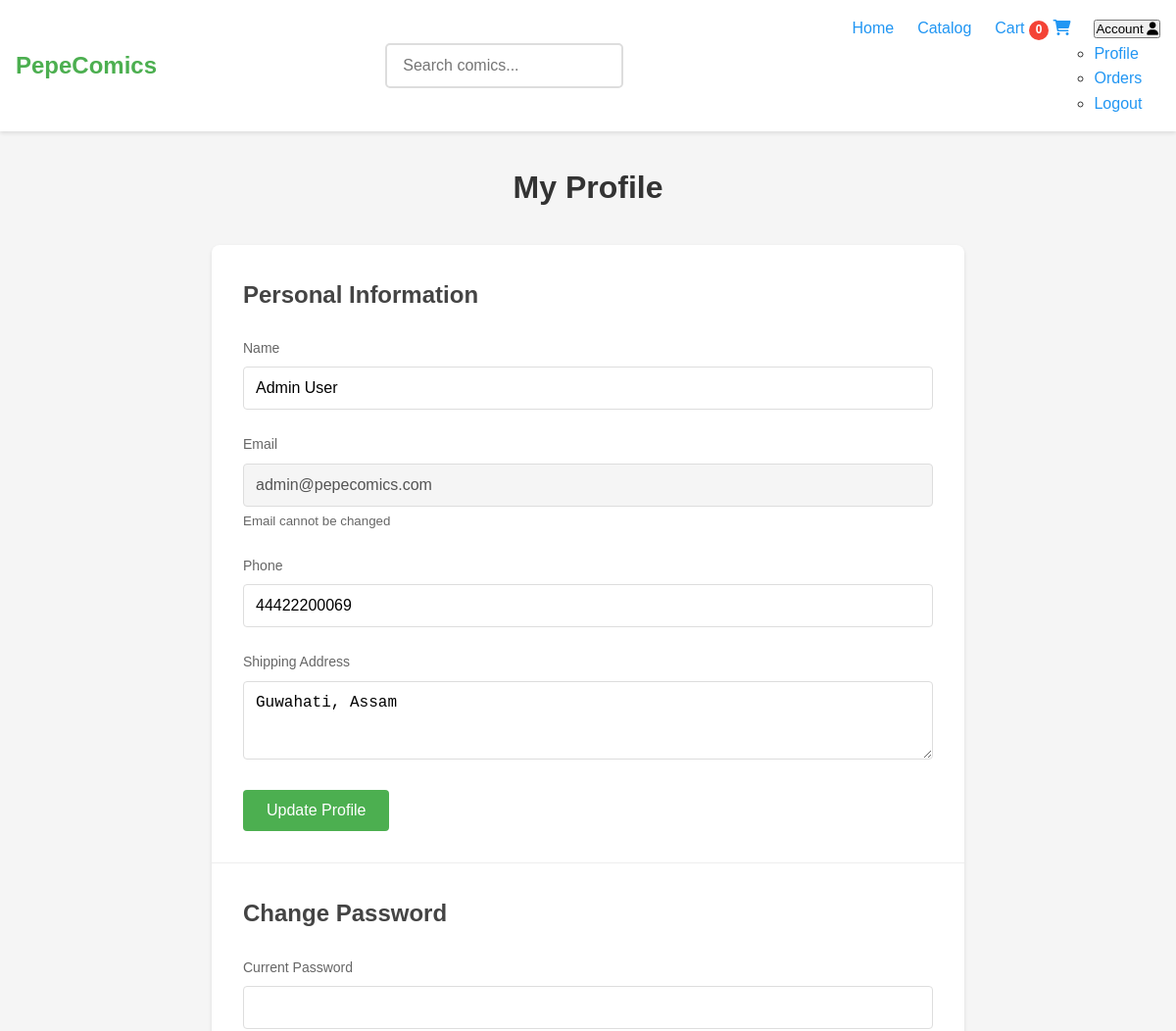
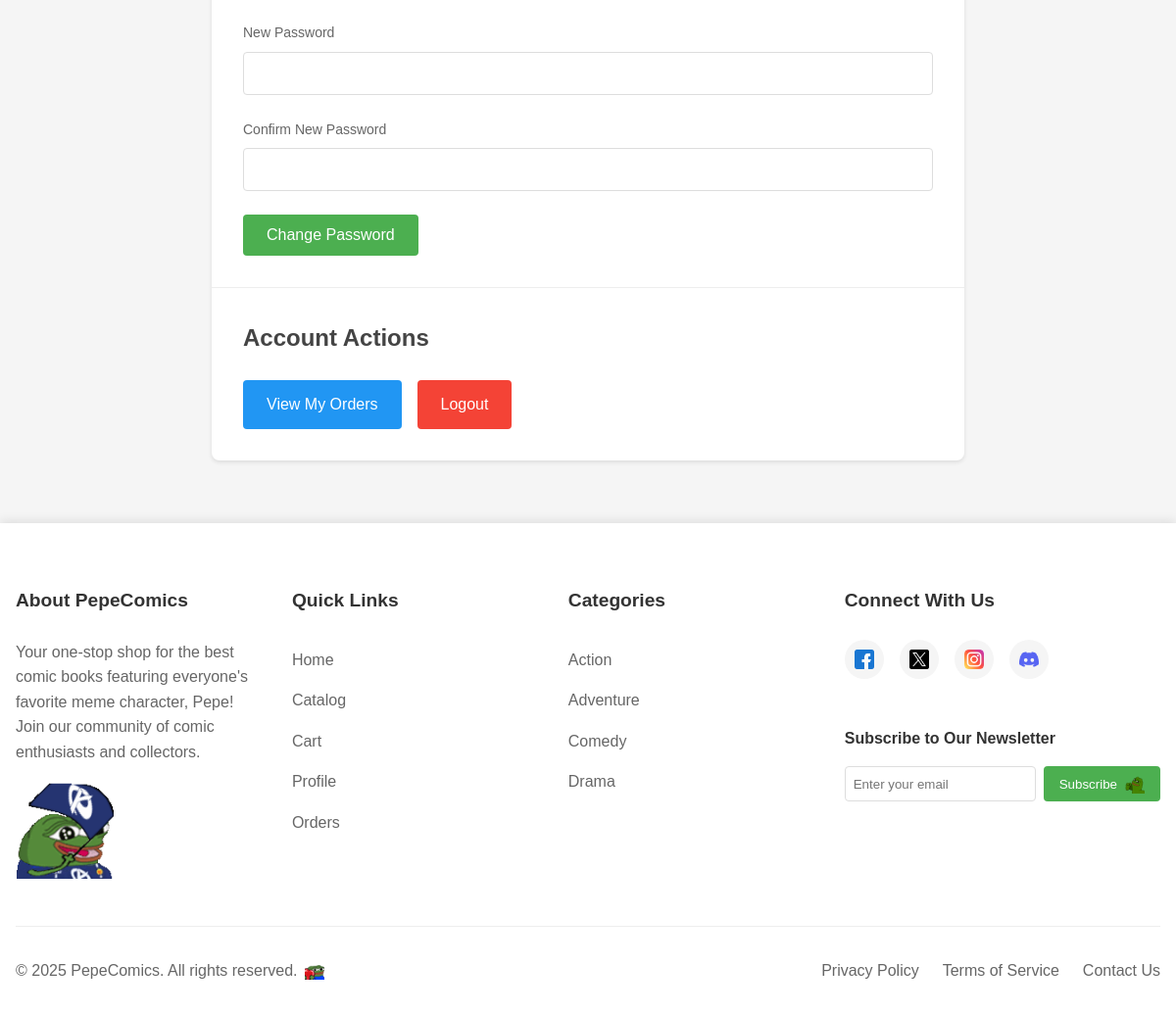
The app's page /php/views/profile.php (signed in) with its own data (2 pictures, top to bottom).
### tables this page shows
CREATE TABLE users (
    user_id INT AUTO_INCREMENT PRIMARY KEY,
    name VARCHAR(100) NOT NULL,
    email VARCHAR(100) UNIQUE NOT NULL,
    phone VARCHAR(15),
    address TEXT,
    password_hash VARCHAR(255) NOT NULL,
    is_admin BOOLEAN DEFAULT FALSE
);

### php/models/User.php (called while the page is built, shortened)
<?php
class User {
    private $pdo;
    public function __construct($pdo) {
        $this->pdo = $pdo;
    }
    public function getUserById($userId) {
        $stmt = $this->pdo->prepare('SELECT * FROM users WHERE user_id = :user_id');
        $stmt->execute(['user_id' => $userId]);
        return $stmt->fetch();
    }
}

### php/views/profile.php (the view, shortened to what this page needs)
<?php
require_once __DIR__ . '/../db.php';
require_once __DIR__ . '/../models/User.php';
$userModel = new User($pdo);
$user = $userModel->getUserById($_SESSION['user_id']);
require_once 'header.php';
?>
<div class="profile-container">
    <h1 class="profile-title">My Profile</h1>
    <div class="profile-content">
        <div class="profile-section">
            <h2>Personal Information</h2>
            <form action="/pepecomics/php/controllers/auth.php?action=update_profile" method="POST" class="profile-form">
                <div class="form-group">
                    <label for="name">Name</label>
                    <input type="text" id="name" name="name" value="<?= htmlspecialchars($user['name']) ?>" required>
                </div>
                <div class="form-group">
                    <label for="email">Email</label>
                    <input type="email" id="email" value="<?= htmlspecialchars($user['email']) ?>" disabled>
                    <small>Email cannot be changed</small>
                </div>
                <div class="form-group">
                    <label for="phone">Phone</label>
                    <input type="tel" id="phone" name="phone" value="<?= htmlspecialchars($user['phone'] ?? '') ?>">
                </div>
                <div class="form-group">
                    <label for="address">Shipping Address</label>
                    <textarea id="address" name="address" rows="3"><?= htmlspecialchars($user['address'] ?? '') ?></textarea>
                </div>
                <button type="submit" class="btn btn-primary">Update Profile</button>
            </form>
        </div>
        <div class="profile-section">
            <h2>Change Password</h2>
            <form action="/pepecomics/php/controllers/auth.php?action=change_password" method="POST" class="profile-form" id="password-form">
                <div class="form-group">
                    <label for="current_password">Current Password</label>
                    <input type="password" id="current_password" name="current_password" required>
                </div>
                <div class="form-group">
                    <label for="new_password">New Password</label>
                    <input type="password" id="new_password" name="new_password" required>
                </div>
                <div class="form-group">
                    <label for="confirm_password">Confirm New Password</label>
                    <input type="password" id="confirm_password" name="confirm_password" required>
                </div>
                <button type="submit" class="btn btn-primary">Change Password</button>
            </form>
        </div>
        <div class="profile-section">
            <h2>Account Actions</h2>
            <div class="account-actions">
                <a href="/pepecomics/php/views/orders.php" class="btn btn-secondary">View My Orders</a>
                <a href="/pepecomics/php/controllers/auth.php?action=logout" class="btn btn-danger">Logout</a>
            </div>
        </div>
    </div>
</div>
<?php require_once 'footer.php'; ?>

### css/main.css (style rules this page uses)
* { margin: 0; padding: 0; box-sizing: border-box; }
:root { --primary-color: #4CAF50; --secondary-color: #2196F3; --accent-color: #FF9800; --text-color: #333; --light-gray: #f5f5f5; --dark-gray: #666; --error-color: #f44336; --success-color: #4CAF50; --border-radius: 4px; --box-shadow: 0 2px 4px rgba(0, 0, 0, 0.1); }
body { font-family: 'Arial', sans-serif; line-height: 1.6; color: var(--text-color); background-color: var(--light-gray); }
h1, h2, h3, h4, h5, h6 { margin-bottom: 1rem; color: var(--text-color); }
a { color: var(--secondary-color); text-decoration: none; transition: color 0.3s ease; }
.form-group { margin-bottom: 1rem; }
.btn { display: inline-block; padding: 0.5rem 1rem; border: none; border-radius: var(--border-radius); background-color: var(--primary-color); color: #fff; cursor: pointer; transition: background-color 0.3s ease; }

### css/components/auth.css (style rules this page uses)
.form-group { margin-bottom: 1.5rem; }

### css/components/checkout.css (style rules this page uses)
.form-group { margin-bottom: 1.5rem; }
.form-group label { display: block; font-size: 0.875rem; font-weight: 500; color: #333; margin-bottom: 0.5rem; }
.form-group input { width: 100%; padding: 0.75rem 1rem; border: 2px solid #ddd; border-radius: 5px; font-size: 1rem; transition: border-color 0.3s ease; }

### php/views/profile.php (style rules this page uses)
.profile-container { max-width: 800px; margin: 2rem auto; padding: 0 1rem; }
.profile-title { text-align: center; margin-bottom: 2rem; color: #333; }
.profile-content { background: #fff; border-radius: 8px; box-shadow: 0 2px 4px rgba(0, 0, 0, 0.1); overflow: hidden; }
.profile-section { padding: 2rem; border-bottom: 1px solid #eee; }
.profile-section:last-child { border-bottom: none; }
.profile-section h2 { margin-bottom: 1.5rem; color: #444; }
.profile-form .form-group { margin-bottom: 1.5rem; }
.profile-form label { display: block; margin-bottom: 0.5rem; color: #666; }
.profile-form input, .profile-form textarea { width: 100%; padding: 0.75rem; border: 1px solid #ddd; border-radius: 4px; font-size: 1rem; }
.profile-form input:disabled { background-color: #f5f5f5; cursor: not-allowed; }
.profile-form small { display: block; margin-top: 0.25rem; color: #666; }
.account-actions { display: flex; gap: 1rem; justify-content: flex-start; }
.btn { padding: 0.75rem 1.5rem; border: none; border-radius: 4px; cursor: pointer; font-size: 1rem; transition: background-color 0.3s ease; }
.btn-primary { background-color: #4CAF50; color: white; }
.btn-secondary { background-color: #2196F3; color: white; }
.btn-danger { background-color: #f44336; color: white; }

### records on screen
users: name "Admin User", email "admin@pepecomics.com", phone "44422200069", address "Guwahati, Assam"

### other values on screen
$cartCount "0"
